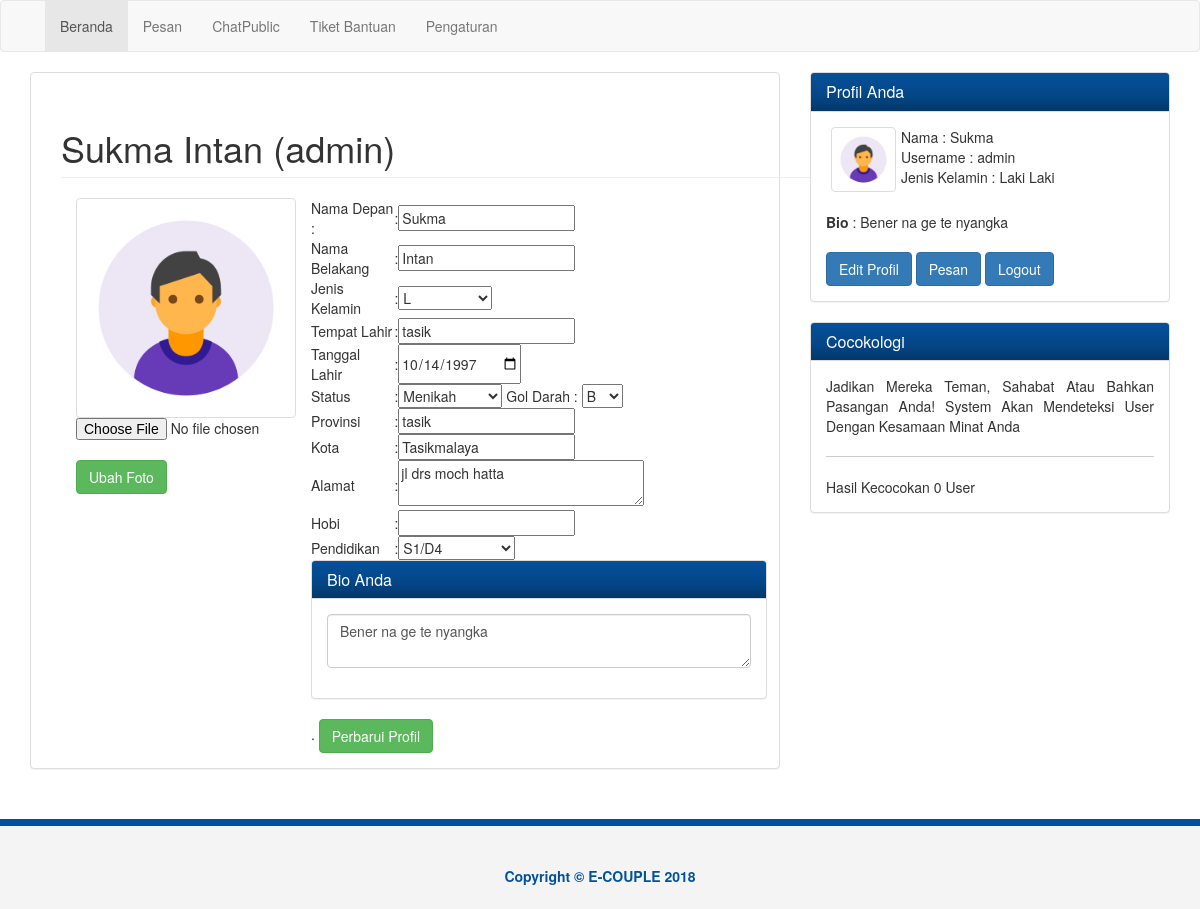
The app's page /pages/index.php?menu=profil (signed in) with its own data.
### tables this page shows
CREATE TABLE `user` (
  `id` int(11) NOT NULL AUTO_INCREMENT,
  `username` varchar(255) DEFAULT NULL,
  `password` varchar(255) DEFAULT NULL,
  `online` int(11) NOT NULL DEFAULT '1',
  `level` varchar(10) DEFAULT NULL,
  PRIMARY KEY (`id`)
);

CREATE TABLE `akun` (
  `idakun` int(11) NOT NULL AUTO_INCREMENT,
  `username` varchar(35) NOT NULL,
  `namadepan` varchar(50) DEFAULT NULL,
  `namabelakang` varchar(50) DEFAULT NULL,
  `foto` varchar(255) DEFAULT NULL,
  `jeniskelamin` varchar(255) DEFAULT NULL,
  `tempatlahir` varchar(255) NOT NULL DEFAULT '',
  `tanggallahir` date NOT NULL DEFAULT '0000-00-00',
  `goldarah` varchar(255) DEFAULT NULL,
  `alamat` varchar(255) DEFAULT NULL,
  `kota` varchar(255) DEFAULT NULL,
  `provinsi` varchar(255) DEFAULT NULL,
  `hobi` varchar(50) DEFAULT NULL,
  `status` varchar(50) DEFAULT NULL,
  `pendidikanterakhir` varchar(20) DEFAULT NULL,
  `bio` text,
  PRIMARY KEY (`idakun`)
);

### pages/profil.php (the view, shortened to what this page needs)
<?php
  $nama = $_SESSION['emuk'];
  if($_GET['username'] == '')
  {
?>
<section>
  <div class="container">
    <div class="row">
      <div class="col-md-8">
        <div class="profile">
          <h1 class="page-header"><?php echo $nmdepan.' '.$nmblk ?> (<?php echo $nama ?>)</h1>
          <form method="post" enctype="multipart/form-data" action="../setting/function/upload.php">
          <div class="col-md-4"> <?php if($foto != '') {echo"<img src='../img/profil/$foto' class='img-thumbnail' alt='foto profil'>"; }
              else {echo"<img src='../img/profil/user.png' class='img-thumbnail' alt='foto profil'>"; } ?>
              <input type="file" name="fupload" ><br>
              <input class="btn btn-success" type="submit" name="image" value="Ubah Foto">
          </div>
          </form>
          <div class="col-md-8">
          <form action="../setting/function/updateprofil.php" method="post">
            <div class="row">
              <table class="col-md-8">
                <tr>
                  <td>Nama Depan : </td>
                  <td>:</td>
                  <td><input type="text" name='namad' value='<?php echo $nmdepan ?>'/>  </td>
                </tr>
                <tr>
                  <td>Nama Belakang</td>
                  <td>:</td>
                  <td><input type="text" name='namab' value='<?php echo $nmblk ?>'/>  </td>
                </tr>
                <tr>
                  <td>Jenis Kelamin</td>
                  <td>:</td>
                  <td><select name="jk">
                        <option value="<?php echo $jk ?>"><?php echo $jk ?></option>
                    </select></td>
                </tr>
                <tr>
                  <td>Tempat  Lahir</td>
                  <td>:</td>
                  <td><input type="text" name='tempatl' value='<?php echo $tlahir ?>'/></td>
                </tr>
                <tr>
                  <td>Tanggal  Lahir</td>
                  <td>:</td>
                  <td><input type="date" name='tanggall' value='<?php echo $tglahir ?>'/></td>
                </tr>
                <tr>
                  <td>Status</td>
                  <td>:</td>
                  <td><select name="status">
                        <option value="<?php echo $status ?>"><?php echo $status ?></option>
                    </select> Gol Darah :
                        <select name="goldarah">
                        <option value="<?php echo $goldarah ?>"><?php echo $goldarah ?></option>
                    </select></td>
                </tr>
                <tr>
                  <td>Provinsi</td>
                  <td>:</td>
                  <td><input type="text" name='provinsi' value='<?php echo $provinsi ?>'/></td>
                </tr>
                <tr>
                  <td>Kota</td>
                  <td>:</td>
                  <td><input type="text" name='kota' value='<?php echo $kota ?>'/></td>
                </tr>
                <tr>
                  <td>Alamat</td>
                  <td>:</td>
                  <td><textarea cols="30" name="alamat"><?php echo $alamat ?></textarea></td>
                </tr>
                <tr>
                  <td>Hobi</td>
                  <td>:</td>
                  <td><input type="text" name='hobi' value='<?php echo $hobi ?>'/></td>
                </tr>
                <tr>
                  <td>Pendidikan</td>
                  <td>:</td>
                  <td><select name="pendidikan">
                        <option value="<?php echo $pndidik ?>"><?php echo $pndidik ?></option>
                    </select></td>
                </tr>
              </table>
            <div class="row">
              <div class="col-md-11">
                <div class="panel panel-default">
                  <div class="panel-heading"> <h3 class="panel-title">Bio Anda</h3> </div>
                  <div class="panel-body">
                    <form>
                      <div class="form-group">
                        <textarea class="form-control" name="bio" placeholder="Ubah Bio Anda Disini"><?php echo $bio?></textarea>
                      </div>
                  </div>
                  </div>.
                  <button type="submit" name='perbarui' class="btn btn-success">Perbarui Profil</button>
          </form>
        </div>
       </div>
     </div>
   </div>
</section>
<?php
}
?>

### pages/index.php (shortened to what this page needs)
<?php
  include_once('../setting/koneksi.php');
  $nama = $_SESSION['emuk'];
   $tampilkan = mysqli_query($db, "select * from user a inner join akun b on
   a.username = b.username where a.username = '$nama' ");
   while($row = mysqli_fetch_assoc($tampilkan)):
    $nmdepan = $row['namadepan'];
    $nmblk   = $row['namabelakang'];
    $foto    = $row['foto'];
    $jk      = $row['jeniskelamin'];
    $tlahir  = $row['tempatlahir'];
    $tglahir = $row['tanggallahir'];
    $goldarah= $row['goldarah'];
    $alamat  = $row['alamat'];
    $kota    = $row['kota'];
    $provinsi= $row['provinsi'];
    $hobi    = $row['hobi'];
    $status  = $row['status'];
    $pndidik = $row['pendidikanterakhir'];
    $bio     = $row['bio'];
    endwhile;
?>
<!DOCTYPE html>
<html lang="en">
  <head>
    <link href="../css/bootstrap.css" rel="stylesheet">
    <link href="../css/style.css" rel="stylesheet">
    <link href="../css/font-awesome.css" rel="stylesheet">
  </head>
  <body >
    <nav class="navbar navbar-default">
      <div class="container" >
        <div id="navbar" class="collapse navbar-collapse">
          <ul class="nav navbar-nav">
            <li class="active"><a href="index.php">Beranda</a></li>
            <li><a href="chatperson.php">Pesan
            </a></li>
            <li><a href="chatgroup.php">ChatPublic</a></li>
            <li><a href="index.php?menu=tiket">Tiket Bantuan</a></li>
            <li><a href="index.php?menu=pengaturan">Pengaturan</a></li>
          </ul>
        </div>
      </div>
    </nav>
    <section>
      <div class="container">
        <div class="row">
          <div class="col-md-8">
            <div class="panel panel-default post">
              <div class="panel-body">
             <?php
        		if($_GET['menu'] <> '' )
        		{
        			include"".$_GET['menu'].".php";
        		}
        		else
        		{
        			include"members.php";
        		}
    		    ?>
              </div>
            </div>
          </div>
          <div class="col-md-4">
            <div class="panel panel-default friends">
              <div class="panel-heading">
                <h3 class="panel-title">Profil Anda</h3>
              </div>
              <div class="panel-body">
                  <li><a href="#" data-toggle="modal" data-target="#foto" class="thumbnail">
                  <?php
                  if($foto != '')
                  {
                    echo"<img src='../img/profil/$foto' alt='foto profil'>";
                  }
                  else
                  {
                    echo"<img src='../img/profil/user.png' alt='foto profil'>";
                  }
                  ?>
                  </a></li>
                <div class="clearfix">
                  Nama : <?php echo $nmdepan ?><br>
                  Username : <?php echo $nama ?><br>
                  Jenis Kelamin : <?php
                  if($jk == 'L'){
                    echo "Laki Laki";
                  }
                  else{
                    echo "Perempuan";
                  }
                  ?> <br>
                </div>
                <div class="clearfix">
                <b>Bio</b> : <?php echo $bio ?>
                </div><br>
                  <a class="btn btn-primary" href="index.php?menu=profil">Edit Profil</a>
                  <a class="btn btn-primary" href="chatperson.php">Pesan</a>
                  <a class="btn btn-primary" href="../setting/function/proses_logout.php">Logout</a>
              </div>
            </div>
            <div class="panel panel-default groups">
              <div class="panel-heading">
                <h3 class="panel-title">Cocokologi </h3>
              </div>
              <div class="panel-body">
              <div class="group-item">
              <p align="justify">Jadikan Mereka Teman, Sahabat Atau Bahkan Pasangan Anda! System Akan Mendeteksi User Dengan Kesamaan Minat Anda</p>
              </div>
                <?php
                  $cocoka= mysqli_query($db, "select * from akun where jeniskelamin != '$jk' and status = '$status' and provinsi ='$provinsi' AND username != '$nama'
                     ");
                  $jum   = $cocoka->num_rows;
                ?>
                <?php
                  if($jum > 5){
                  echo"Hasil Kecocokan $jum User";
                ?>
                <a href="#" class="btn btn-primary">Lihat Hasil Cocokologi Selengkapnya</a>
                <?php
                  }
                else
                {
                  echo"Hasil Kecocokan $jum User";
                }
                ?>
              </div>
            </div>
          </div>
        </div>
      </div>
    </section>
    <footer>
      <div class="container">
        <p>Copyright &copy E-COUPLE 2018</p>
      </div>
    </footer>
  </body>
</html>

### css/style.css (style rules this page uses)
.panel-heading { background-image: linear-gradient(#04519b, #044687 60%, #033769); color: #fff !important; }
.friends li { list-style: none; padding:0 5px; display:inline; float:left; }
.friends img { width: 55px; }
.group-item { padding-bottom: 10px; margin-bottom: 20px; border-bottom: 1px solid #ccc; overflow: auto; }
footer { background: #f4f4f4; height: 90px; color: #04519b; font-weight: bold; text-align: center; padding-top: 40px; margin-top: 30px; border-top: 7px solid #04519b; }

### records on screen
user: akun.namadepan "Sukma", akun.namabelakang "Intan", akun.foto (picture), namad "Sukma", namab "Intan", jk "L", tempatl "tasik", tanggall "10/14/1997", status "Menikah", goldarah "B", provinsi "tasik", kota "Tasikmalaya", alamat "jl drs moch hatta", pendidikan "S1/D4", bio "Bener na ge te nyangka", akun.bio "Bener na ge te nyangka", online "0"

### other values on screen
$nama "admin"
